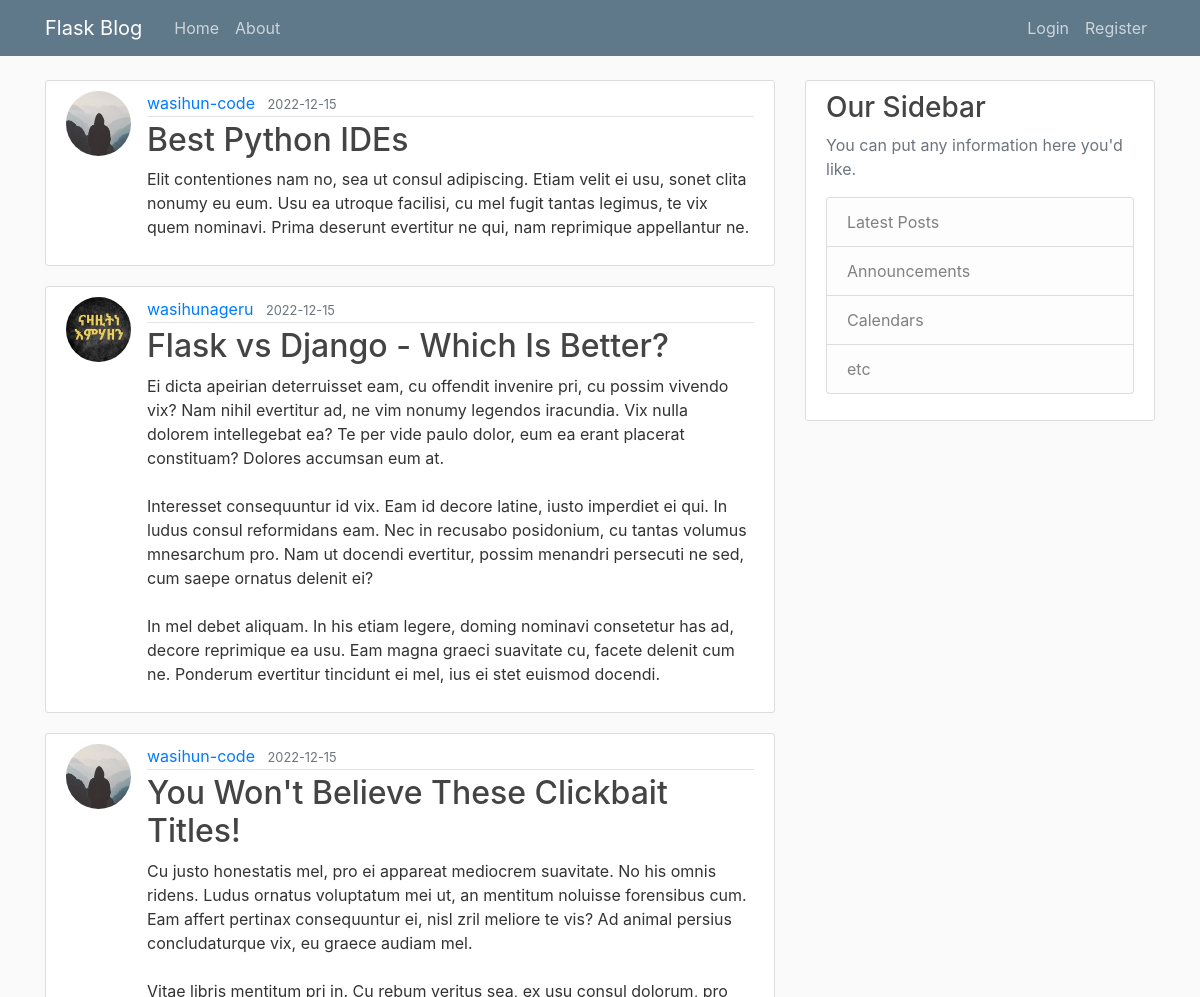
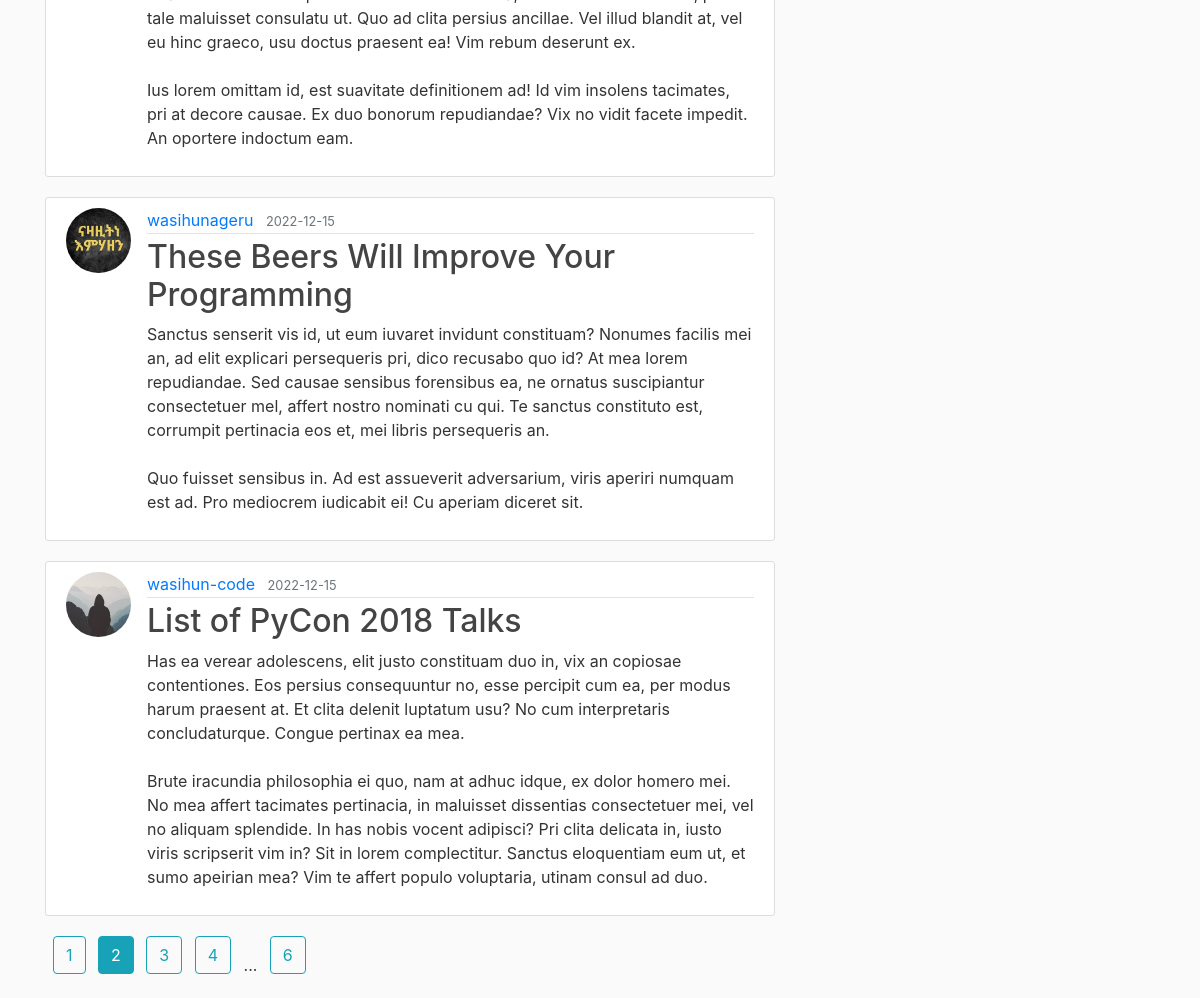
The app's page /index?page=2 with its own data (2 pictures, top to bottom).
### flaskblog/models.py (models this page shows, shortened)
class Post(db.Model):
    id = db.Column(db.Integer, primary_key=True)
    title = db.Column(db.String(100), nullable=False, unique=True)
    date_posted = db.Column(db.DateTime, nullable=False, default=datetime.utcnow())
    content = db.Column(db.Text, nullable=False)
    user_id = db.Column(db.Integer, db.ForeignKey("user.id"), nullable=False)

class User(db.Model, UserMixin):
    id = db.Column(db.Integer, primary_key=True)
    username = db.Column(db.String(20), unique=True, nullable=False)
    email = db.Column(db.String(120), unique=True, nullable=False)
    password = db.Column(db.String(60), nullable=False)
    image = db.Column(
        db.String(20),
        nullable=False,
        default="default.jpg",
    )
    posts = db.relationship("Post", backref="author", lazy=True)

### flaskblog/routes.py (the view)
@app.route("/")
@app.route("/index")
def index() -> str:
    page = request.args.get("page", 1, type=int)
    posts = Post.query.order_by(Post.date_posted.desc()).paginate(per_page=5, page=page)
    return render_template("index.html", posts=posts)

### flaskblog/templates/index.html (shortened to what this page needs)
{% extends 'layout.html' %}
{% block content %}
    {% for post in posts %}
        <article class="media content-section">
            <img class="rounded-circle article-img"
                src="{{url_for('static', filename='profile_pictures/'+post.author.image)}}" />
                <div class="media-body">
                    <div class="article-metadata">
                        <a class="mr-2" href="#">{{ post.author.username }}</a>
                        <small class="text-muted">{{ post.date_posted.strftime('%Y-%m-%d') }}</small>
                    </div>
                    <h2><a class="article-title" href=" {{ url_for('post', post_id=post.id) }} ">
                        {{ post.title }}</a></h2>
                    <p class="article-content">{{ post.content }}</p>
                </div>
        </article>
    {% endfor %}
    {% for page_num in posts.iter_pages(left_edge=1, right_edge=1, left_current=1, right_current=2) %}
        {% if page_num %}
            {% if posts.page == page_num %}
                <a class="btn btn-info ml-2 mb-4" href={{ url_for('index', page=page_num)}}> {{ page_num }} </a>
            {% else %}
                <a class="btn btn-outline-info ml-2 mb-4" href={{ url_for('index', page=page_num )}}> {{ page_num }} </a>
            {% endif %}
        {% else %}
            <span class="ml-2"> ... </span>
        {% endif %}
    {% endfor %}
{% endblock content %}

### flaskblog/static/styles.css (style rules this page uses)
body { background: #fafafa; color: #333333; margin-top: 5rem; }
h1, h2, h3, h4, h5, h6 { color: #444444; }
.content-section { background: #ffffff; padding: 10px 20px; border: 1px solid #dddddd; border-radius: 3px; margin-bottom: 20px; }
.article-title { color: #444444; }
.article-content { white-space: pre-line; }
.article-img { height: 65px; width: 65px; margin-right: 16px; }
.article-metadata { padding-bottom: 1px; margin-bottom: 4px; border-bottom: 1px solid #e3e3e3 }

### records on screen
Post: image (placeholder picture), author.username "wasihun-code", date_posted "2022-12-15", title "Best Python IDEs", content "Elit contentiones nam no, sea ut consul adipiscing. Etiam velit ei usu, sonet clita nonumy eu eum. Usu ea utroque facilisi, cu mel fugit tantas legimus, te vix quem nominavi. Prima deserunt evertitur ne qui, nam reprimique appellantur ne."
Post: image (picture), author.username "wasihunageru", date_posted "2022-12-15", title "Flask vs Django - Which Is Better?", content "Ei dicta apeirian deterruisset eam, cu offendit invenire pri, cu possim vivendo vix? Nam nihil evertitur ad, ne vim nonumy legendos iracundia. Vix nulla dolorem intellegebat ea? Te per vide paulo dolor, eum ea erant placerat constituam? Dolores accumsan eum at. Interesset consequuntur id vix. Eam id decore latine, iusto imperdiet ei qui. In ludus consul reformidans eam. Nec in recusabo posidonium, cu tantas volumus mnesarchum pro. Nam ut docendi evertitur, possim menandri persecuti ne sed, cum saepe ornatus delenit ei? In mel debet aliquam. In his etiam legere, doming nominavi consetetur has ad, decore reprimique ea usu. Eam magna graeci suavitate cu, facete delenit cum ne. Ponderum…"
Post: image (placeholder picture), author.username "wasihun-code", date_posted "2022-12-15", title "You Won't Believe These Clickbait Titles!", content "Cu justo honestatis mel, pro ei appareat mediocrem suavitate. No his omnis ridens. Ludus ornatus voluptatum mei ut, an mentitum noluisse forensibus cum. Eam affert pertinax consequuntur ei, nisl zril meliore te vis? Ad animal persius concludaturque vix, eu graece audiam mel. Vitae libris mentitum pri in. Cu rebum veritus sea, ex usu consul dolorum, pro tale maluisset consulatu ut. Quo ad clita persius ancillae. Vel illud blandit at, vel eu hinc graeco, usu doctus praesent ea! Vim rebum deserunt ex. Ius lorem omittam id, est suavitate definitionem ad! Id vim insolens tacimates, pri at decore causae. Ex duo bonorum repudiandae? Vix no vidit facete impedit. An oportere indoctum eam."
Post: image (picture), author.username "wasihunageru", date_posted "2022-12-15", title "These Beers Will Improve Your Programming", content "Sanctus senserit vis id, ut eum iuvaret invidunt constituam? Nonumes facilis mei an, ad elit explicari persequeris pri, dico recusabo quo id? At mea lorem repudiandae. Sed causae sensibus forensibus ea, ne ornatus suscipiantur consectetuer mel, affert nostro nominati cu qui. Te sanctus constituto est, corrumpit pertinacia eos et, mei libris persequeris an. Quo fuisset sensibus in. Ad est assueverit adversarium, viris aperiri numquam est ad. Pro mediocrem iudicabit ei! Cu aperiam diceret sit."
Post: image (placeholder picture), author.username "wasihun-code", date_posted "2022-12-15", title "List of PyCon 2018 Talks", content "Has ea verear adolescens, elit justo constituam duo in, vix an copiosae contentiones. Eos persius consequuntur no, esse percipit cum ea, per modus harum praesent at. Et clita delenit luptatum usu? No cum interpretaris concludaturque. Congue pertinax ea mea. Brute iracundia philosophia ei quo, nam at adhuc idque, ex dolor homero mei. No mea affert tacimates pertinacia, in maluisset dissentias consectetuer mei, vel no aliquam splendide. In has nobis vocent adipisci? Pri clita delicata in, iusto viris scripserit vim in? Sit in lorem complectitur. Sanctus eloquentiam eum ut, et sumo apeirian mea? Vim te affert populo voluptaria, utinam consul ad duo."

### other values on screen
{{ page_num }} "1" "3" "4" "6"
{{ page_num }} "2"
